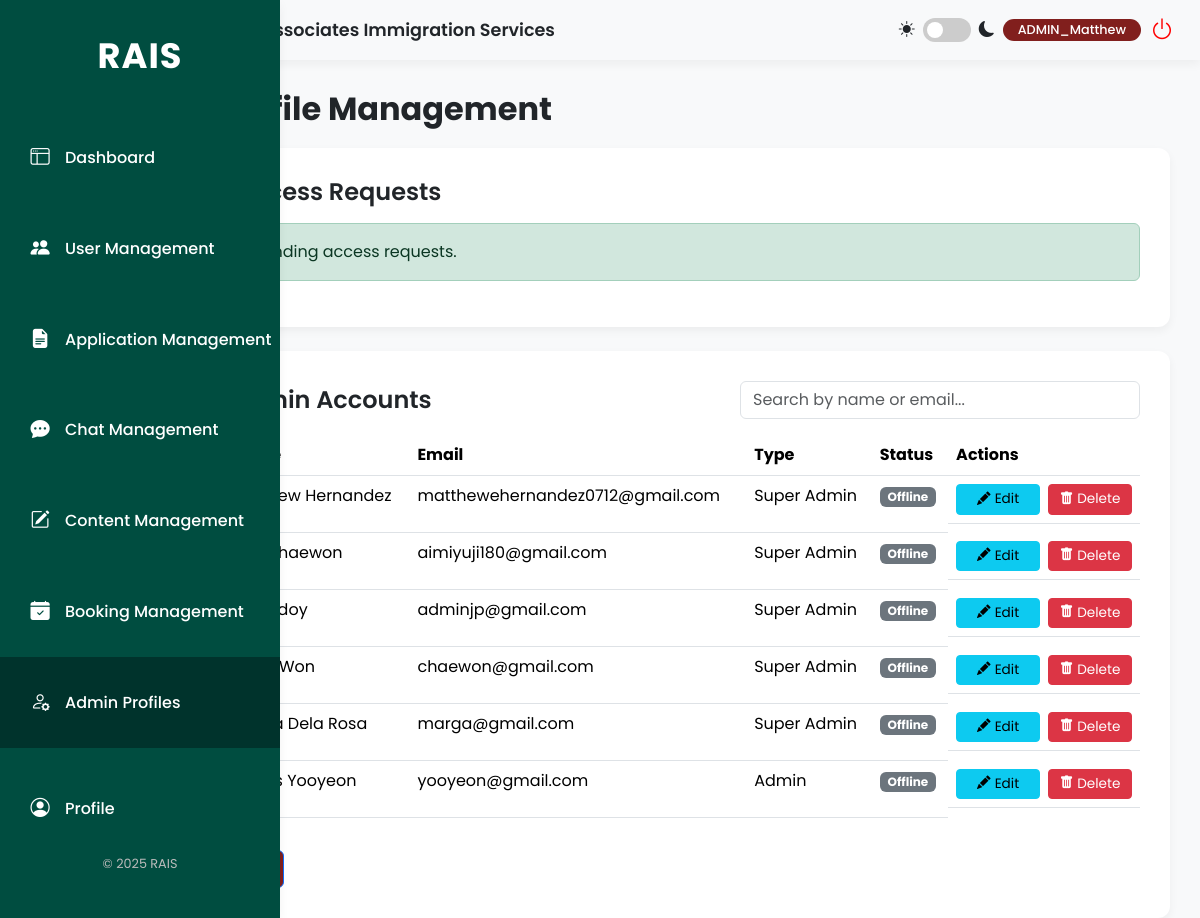
The app's page /admin/admin_profile.php (signed in), older data.
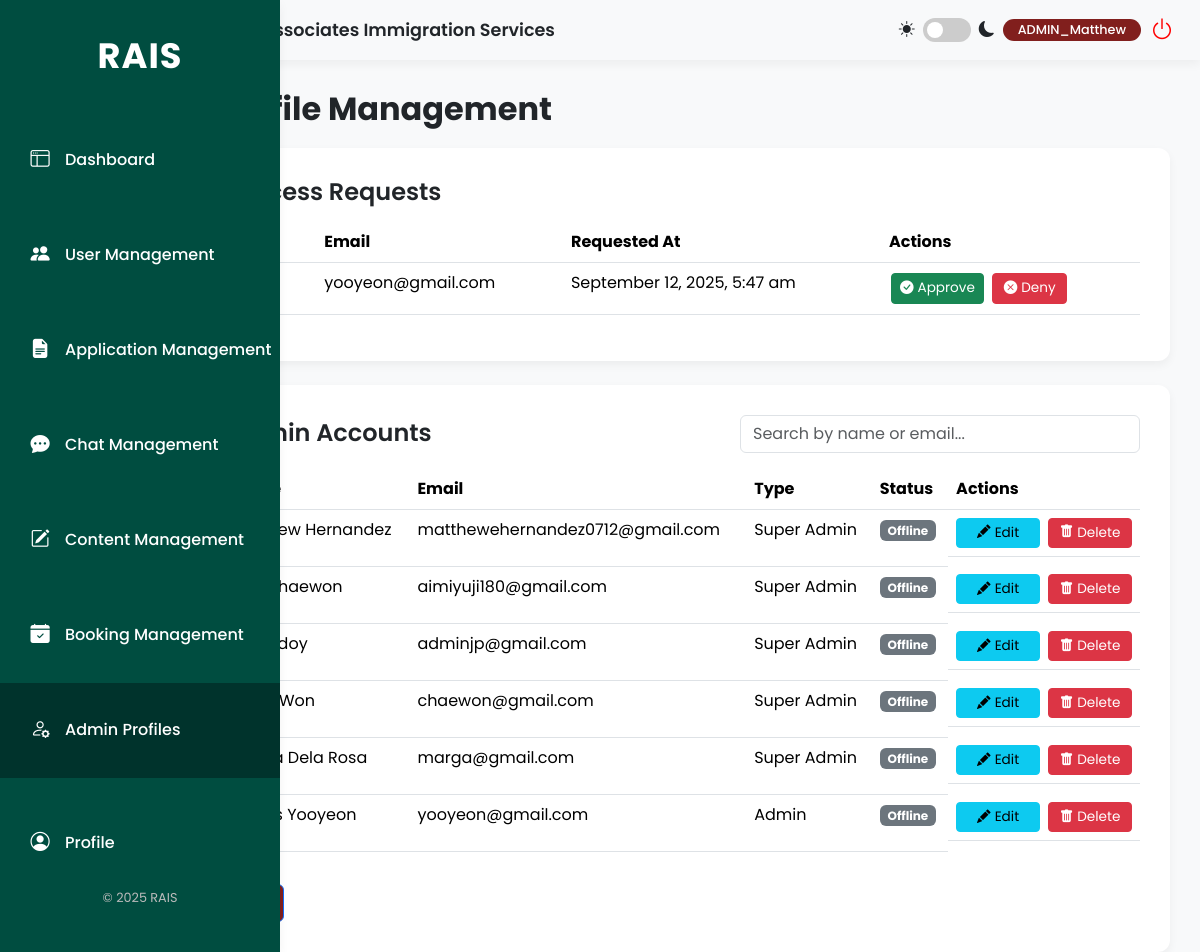
The same page, newer data.
### tables this page shows
CREATE TABLE `admin_access_requests` (
  `id` int(11) NOT NULL,
  `admin_user_id` int(11) NOT NULL,
  `requested_at` timestamp NOT NULL DEFAULT current_timestamp(),
  `status` enum('pending','approved','denied') NOT NULL DEFAULT 'pending',
  `authorized_by_superadmin_id` int(11) DEFAULT NULL,
  `authorized_at` timestamp NULL DEFAULT NULL
);

CREATE TABLE `users` (
  `id` int(11) NOT NULL,
  `firstName` varchar(50) NOT NULL,
  `lastName` varchar(50) NOT NULL,
  `address` varchar(255) NOT NULL,
  `phone` varchar(20) NOT NULL,
  `email` varchar(100) NOT NULL,
  `password` varchar(255) NOT NULL,
  `profileImage` varchar(255) DEFAULT NULL,
  `location` varchar(255) DEFAULT NULL,
  `birthday` date DEFAULT NULL,
  `facebook` varchar(255) DEFAULT NULL,
  `instagram` varchar(255) DEFAULT NULL,
  `gmail` varchar(255) DEFAULT NULL,
  `email_notifications` tinyint(1) NOT NULL DEFAULT 1,
  `dark_mode` tinyint(1) NOT NULL DEFAULT 0,
  `documents_uploaded` tinyint(1) NOT NULL DEFAULT 0,
  `profile_picture_uploaded` tinyint(1) NOT NULL DEFAULT 0,
  `birthday_added` tinyint(1) NOT NULL DEFAULT 0,
  `social_links_added` tinyint(1) NOT NULL DEFAULT 0,
  `has_seen_tour` tinyint(1) NOT NULL DEFAULT 0,
  `role` varchar(50) NOT NULL DEFAULT 'client',
  `status` varchar(50) NOT NULL DEFAULT 'Inactive',
  `last_login` datetime DEFAULT NULL,
  `last_activity` datetime DEFAULT NULL,
  `reset_token_hash` varchar(64) DEFAULT NULL,
  `reset_token_expires_at` datetime DEFAULT NULL
);

### admin/admin_profile.php (the view, shortened to what the changed rows need)
<?php
require_once '../config.php';
$user_role = $_SESSION['role'];
$has_access = false;
if ($user_role === 'Super Admin') {
    $has_access = true;
}
$pending_requests = [];
if ($user_role === 'Super Admin') {
    $sql_requests = "SELECT r.id, r.requested_at, u.firstName, u.lastName, u.email
                     FROM admin_access_requests r
                     JOIN users u ON r.admin_user_id = u.id
                     WHERE r.status = 'pending'
                     ORDER BY r.requested_at ASC";
    if ($result = $conn->query($sql_requests)) {
        while ($row = $result->fetch_assoc()) {
            $pending_requests[] = $row;
        }
    }
}
?>
<!doctype html>
<html lang="en">
<head>
    <link href="https://cdn.jsdelivr.net/npm/bootstrap@5.3.3/dist/css/bootstrap.min.css" rel="stylesheet">
    <link rel="stylesheet" href="https://cdn.jsdelivr.net/npm/bootstrap-icons@1.11.3/font/bootstrap-icons.min.css">
    <link rel="stylesheet" href="style.css">
</head>
<body>
    <div class="main-wrapper">
        <div class="content-area">
            <?php require_once 'header.php'; ?>
            <main class="main-content">
                <h1>Admin Profile Management</h1>
                <?php if ($has_access) : ?>
                    <?php if ($user_role === 'Super Admin') : ?>
                    <div class="content-card mb-4">
                        <h2>Pending Access Requests</h2>
                        <?php if (empty($pending_requests)) : ?>
                            <div class="alert alert-success mt-3" role="alert">
                                There are no pending access requests.
                            </div>
                        <?php else : ?>
                            <div class="table-responsive table-container-scrollable">
                                <table class="table table-hover">
                                    <thead>
                                        <tr>
                                            <th>Admin Name</th>
                                            <th>Email</th>
                                            <th>Requested At</th>
                                            <th>Actions</th>
                                        </tr>
                                    </thead>
                                    <tbody>
                                        <?php foreach ($pending_requests as $request) : ?>
                                            <tr>
                                                <td><?php echo htmlspecialchars($request['firstName'] . ' ' . $request['lastName']); ?></td>
                                                <td><?php echo htmlspecialchars($request['email']); ?></td>
                                                <td><?php echo date('F j, Y, g:i a', strtotime($request['requested_at'])); ?></td>
                                                <td>
                                                    <form method="POST" action="admin_profile.php" class="d-inline">
                                                        <button type="submit" name="action" value="approve" class="btn btn-sm btn-success"><i class="bi bi-check-circle-fill me-1"></i>Approve</button>
                                                    </form>
                                                    <form method="POST" action="admin_profile.php" class="d-inline">
                                                        <button type="submit" name="action" value="deny" class="btn btn-sm btn-danger"><i class="bi bi-x-circle-fill me-1"></i>Deny</button>
                                                    </form>
                                                </td>
                                            </tr>
                                        <?php endforeach; ?>
                                    </tbody>
                                </table>
                            </div>
                        <?php endif; ?>
                    </div>
                    <?php endif; ?>
                    <div class="content-card">
                        <div class="d-flex flex-column flex-md-row justify-content-between align-items-center mb-3">
                            <h2 class="mb-3 mb-md-0">Existing Admin Accounts</h2>
                        </div>
                        <div class="table-responsive table-container-scrollable">
                            <table class="table table-hover">
                                <thead>
                                    <tr>
                                        <th></th><th>ID</th><th>Name</th><th>Email</th><th>Type</th><th>Status</th><th>Actions</th>
                                    </tr>
                                </thead>
                            </table>
                        </div>
                    </div>
                <?php else : ?>
                    <div class="alert alert-danger">You do not have permission to view this page.</div>
                <?php endif; ?>
            </main>
        </div>
    </div>
</body>
</html>

Row changes from the older to the newer data that the page shows:
added admin_access_requests: admin_user.email "yooyeon@gmail.com", requested_at "September 12, 2025, 5:47 am"
Text that changed along with them:
text no longer shown: "There are no pending access requests."
text now shown: "Email Requested At Actions"
